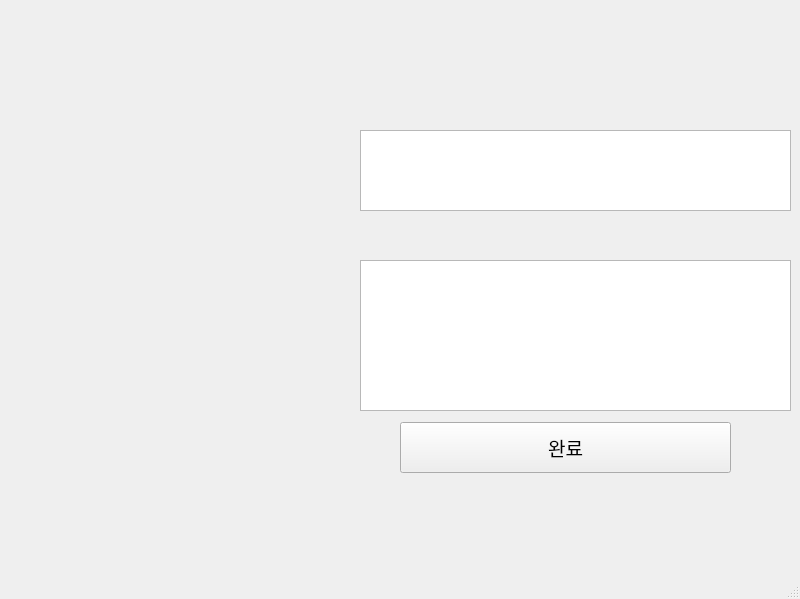
<?xml version="1.0" encoding="UTF-8"?>
<ui version="4.0">
 <class>MainWindow</class>
 <widget class="QMainWindow" name="MainWindow">
  <property name="geometry">
   <rect>
    <x>0</x>
    <y>0</y>
    <width>800</width>
    <height>599</height>
   </rect>
  </property>
  <property name="windowTitle">
   <string>MainWindow</string>
  </property>
  <widget class="QWidget" name="centralwidget">
   <property name="styleSheet">
    <string notr="true">#centralwidget{
	border-image: url(:/newPrefix/first.png);
	background-repeat:no-repeat;
	background-position: center;
}</string>
   </property>
   <widget class="QPushButton" name="pushButton">
    <property name="geometry">
     <rect>
      <x>400</x>
      <y>422</y>
      <width>331</width>
      <height>51</height>
     </rect>
    </property>
    <property name="font">
     <font>
      <family>a시네마B</family>
      <pointsize>14</pointsize>
     </font>
    </property>
    <property name="text">
     <string>완료</string>
    </property>
   </widget>
   <widget class="QTextEdit" name="textEdit">
    <property name="geometry">
     <rect>
      <x>360</x>
      <y>130</y>
      <width>431</width>
      <height>81</height>
     </rect>
    </property>
    <property name="font">
     <font>
      <family>a시네마L</family>
      <pointsize>12</pointsize>
     </font>
    </property>
   </widget>
   <widget class="QTextEdit" name="textEdit_2">
    <property name="geometry">
     <rect>
      <x>360</x>
      <y>260</y>
      <width>431</width>
      <height>151</height>
     </rect>
    </property>
    <property name="font">
     <font>
      <family>a시네마L</family>
      <pointsize>12</pointsize>
     </font>
    </property>
   </widget>
  </widget>
  <widget class="QMenuBar" name="menubar">
   <property name="geometry">
    <rect>
     <x>0</x>
     <y>0</y>
     <width>800</width>
     <height>22</height>
    </rect>
   </property>
  </widget>
  <widget class="QStatusBar" name="statusbar"/>
 </widget>
 <resources>
  <include location="resources.qrc"/>
 </resources>
 <connections/>
</ui>
